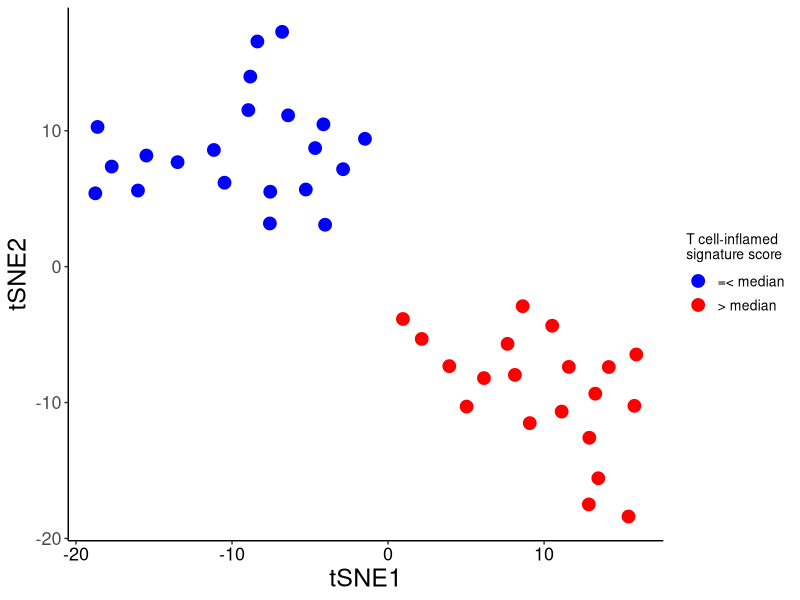

This figure's R source:
# Load packages
library(ggplot2)
library(Rtsne)

# Set working directory
setwd("/Users/WIMM/Documents/BRCA_2018/Github/")

# Read file
df <- read.table("Data/TCGA_final.txt", header=TRUE, sep="\t", na.strings="NA", check.names=FALSE)

# Subset relevant columns
genes <- c("CD3D", "IDO1", "CIITA", "CD3E", "CCL5", "GZMK", "CD2", "HLA-DRA", "CXCL13", "IL2RG", "NKG7", "HLA-E", "CXCR6", "LAG3", "TAGAP", "CXCL10", "STAT1", "GZMB")
df <- df[, c("BRCA_status", "PTEN_Status", "PTEN_RPPA", "T.Cell.Inflammed.Signature.Score", genes)]

# Remove missing values
df <- na.omit(df)

# Define PTEN MT, WT
df$PTEN_Status <- ifelse(df$PTEN_Status=="No CNA or point mutations" | df$PTEN_Status=="Amplification", "Wildtype", "Mutant")

# Set factor levels
df$PTEN_Status <- as.factor(df$PTEN_Status)
df$PTEN_Status <- factor(df$PTEN_Status, levels=c("Wildtype", "Mutant"))

# Subset BRCA-deficient samples
df <- df[which(df$BRCA_status %in% c("BRCA1-deficient", "BRCA2-deficient")),]

# Statify inflammed signature
df$T.Cell.Inflammed.Signature.Score <- ifelse(df$T.Cell.Inflammed.Signature.Score > median(df$T.Cell.Inflammed.Signature.Score), "> median", "=< median")

# Reduce dimensions
    # Set seed
    set.seed(123)

    # Reduce dimension
    tsne <- Rtsne(df[,genes], dims=2, perplexity=10)

    # Retrieve dimension
    tsne <- data.frame(tsne$Y)

# Scatterplot (label by T.Cell.Inflamed.Signature.Score)
    # Definitions
    data <- df
    x <- tsne[,1]
    y <- tsne[,2]
    z <- data$T.Cell.Inflammed.Signature.Score
    xtitle <- "tSNE1"
    ytitle <- "tSNE2"
    legend.title <- "T cell-inflamed\nsignature score"

    # Plot
    plot <- ggplot() +
        geom_point(data, mapping=aes(x=x, y=y, color=z), size=4) +
        scale_color_manual(name=legend.title, breaks=unique(z), values=c("blue", "red")) +
        labs(x=xtitle, y=ytitle) +
        theme(legend.title=element_text(size=10),
              legend.text=element_text(size=10),
              panel.grid.major=element_blank(),
              panel.grid.minor=element_blank(),
              panel.background=element_blank(),
              axis.line=element_line(colour = "black"),
              axis.text=element_text(size=13),
              axis.title=element_text(size=18),
              axis.text.x=element_text(colour="black"))

    # Save plot
    ggsave("Figures/Figure_4C.pdf", plot=plot, width=8, height=7)
